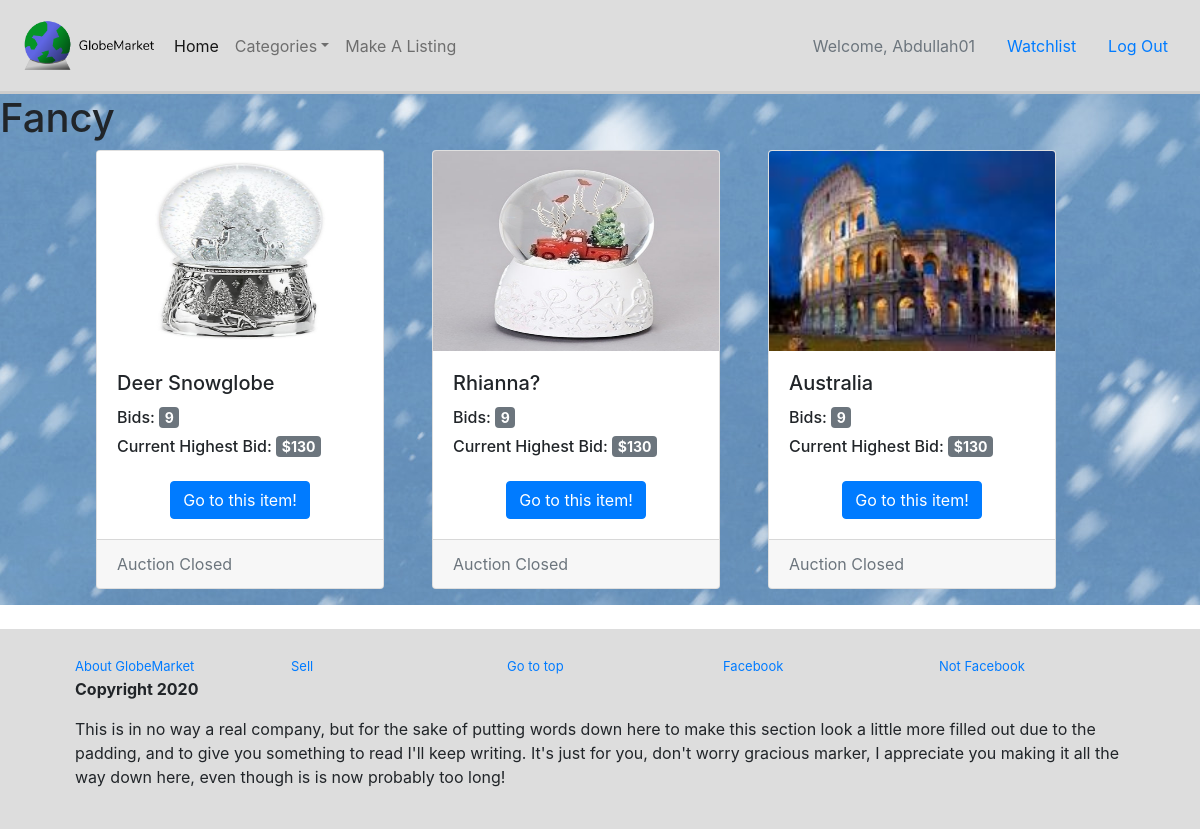
The page /category/fancy (signed in) on the database as committed earlier.
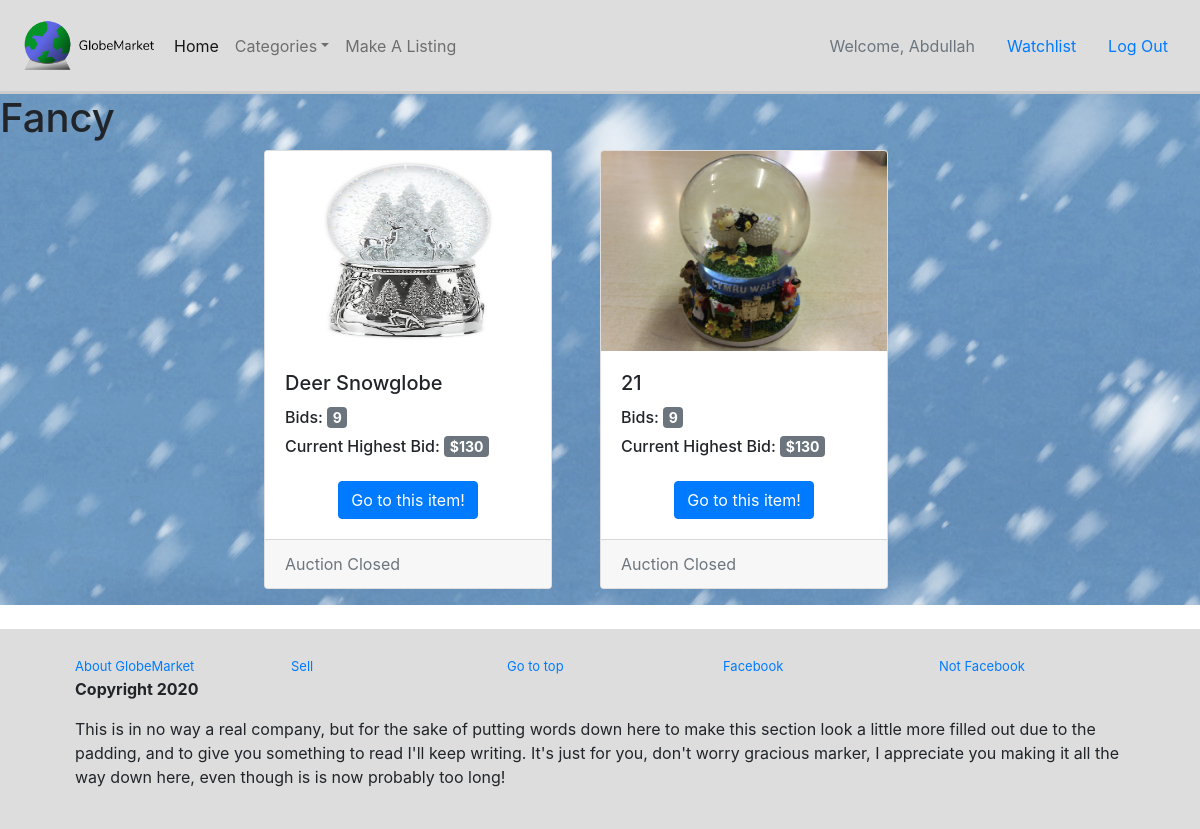
The same page on the database as committed later.
### auction/models.py (models this page shows, shortened)
class User(db.Model, UserMixin):
    __tablename__='users'
    id = db.Column(db.Integer, primary_key=True)
    name = db.Column(db.String(100), index=True, unique=True, nullable=False)
    emailid = db.Column(db.String(100), index=True, nullable=False)
    password_hash = db.Column(db.String(255), nullable=False)
    contact_num = db.Column(db.Integer, nullable=False)
    address = db.Column(db.String(255), nullable=False)

class Listing(db.Model):
    __tablename__ = 'listings'
    id = db.Column(db.Integer, primary_key=True)
    name = db.Column(db.String(80), nullable=False)
    size = db.Column(db.String(50), nullable=False)
    origin = db.Column(db.String(200), nullable=False)
    colour = db.Column(db.String(100), nullable=False)
    age = db.Column(db.Integer, nullable=False)
    category = db.Column(db.String(100), nullable=False)
    description = db.Column(db.String(200), nullable=False)
    startbid = db.Column(db.Integer, nullable=False)
    image = db.Column(db.String(400), nullable=False)
    upost = db.Column(db.String(30), db.ForeignKey('users.name'), nullable=False)
    created_at = db.Column(db.DateTime, default=datetime.now())
    status = db.Column(db.Boolean, default=True, nullable=False)

### auction/categories.py (the view)
@bp.route('/fancy')
def fancy():
    fancyQuery = Listing.query.filter(Listing.category.like('Fancy')).all()
    return render_template('category.html', listings=fancyQuery, heading='Fancy')

### auction/__init__.py (called while the page is built)
def create_app():
    app=Flask(__name__)  # this is the name of the module/package that is calling this app
    app.debug=True
    app.secret_key='utroutoru'
    app.config['SQLALCHEMY_DATABASE_URI']='sqlite:///marketplace.sqlite'
    db.init_app(app)
    bootstrap = Bootstrap(app)
    login_manager = LoginManager()
    login_manager.login_view='auth.login'
    login_manager.init_app(app)
    from .models import User  # importing here to avoid circular references
    @login_manager.user_loader
    def load_user(user_id):
        return User.query.get(int(user_id))
    from . import listings
    app.register_blueprint(listings.bp)
    from . import views
    app.register_blueprint(views.bp)
    from . import auth
    app.register_blueprint(auth.bp)
    from . import categories
    app.register_blueprint(categories.bp)
    return app

### auction/templates/category.html (shortened to what this page needs)
{% extends 'base.html' %}
{% block header %}
<h1>{{heading}}</h1>
{% endblock %}
{% block content %}
{% if listings %}
<div class="row justify-content-center">
    {% for listing in listings %}
    <div class="card mb-3 mr-5" style="width: 18rem;">
        <img class="card-img-top" height="200rem" src="{{listing.image}}" alt="{{listing.name}}">
        <div class="card-body">
          <h5 class="card-title">{{listing.name}}</h5>
          <h6>Bids: <span class="badge badge-secondary" style="font-size:14px;">9</span>
          </h6>
          <h6>Current Highest Bid: <span class="badge badge-secondary" style="font-size:14px;">$130</span> </h6>
          <div id="testcentre"><a href="{{url_for('listing.show', id=listing.id)}}"
              class="btn btn-primary mt-3">Go
              to this item!</a></div>
        </div>
        <div class="card-footer">
          <medium class="text-muted">Auction Closed</medium>
        </div>
      </div>
    {% endfor %}
</div>
{% endif %}
{% endblock %}

### auction/templates/base.html (shortened to what this page needs)
<!doctype html>
<html lang="en">
  <head>
    <link rel="stylesheet" type="text/css" href="{{ url_for('static',filename='globestyles.css') }}">
    <link rel="stylesheet" href="https://stackpath.bootstrapcdn.com/bootstrap/4.5.2/css/bootstrap.min.css">
  </head>
  <body style="background-image: url(/static/image/snowfall.jpg)">
      <header>
        <nav class="navbar navbar-expand-lg navbar-light">
            <img height="75px" width="150px" src="/static/image/GlobesideNB.png">
            <div class="collapse navbar-collapse" id="navbarSupportedContent">
            <ul class="navbar-nav mr-auto">
                <li class="nav-item active">
                <a class="nav-link" href="/">Home</a>
                </li>
                <li class="nav-item dropdown">
                  <a class="nav-link dropdown-toggle" data-toggle="dropdown" href="#" role="button" aria-haspopup="true" aria-expanded="false">Categories</a>
                </li>
                <li class="nav-item">
                    <a class="nav-link" href="listings/create">Make A Listing</a>
                </li>
            </ul>
                {% if current_user.is_authenticated %}
                  <a class="nav-item nav-link disabled text-muted" href="#"><span>Welcome, {{ current_user.name }}</span></a>
                  <a class="nav-item nav-link" href="/watchlist">Watchlist</a>
                  <a class="nav-item nav-link" href="{{ url_for('auth.logout') }}">Log Out</a>
                {% else %}
                  <a class="nav-item nav-link" href="{{ url_for('auth.register') }}">Register</a>
                  <a class="nav-item nav-link" href="{{ url_for('auth.login') }}">Log In</a>
                {% endif %}
            </div>
        </nav>
    {% block header %}
    {% endblock %}
    </header>
    {% block content %}
    {% endblock %}
      <div id="bottomgap" style="background-color: white;">
        <footer>
          <div class="container">
            <div class="row">
              <div class="col-sm">
                <a class="fotext" href="/">About GlobeMarket</a>
              </div>
              <div class="col-sm">
                <a class="fotext" href="/listings/create">Sell</a>
              </div>
              <div class="col-sm">
                <a class="fotext" href="/">Go to top</a>
              </div>
              <div class="col-sm">
                <a class="fotext" href="/">Facebook</a>
              </div>
              <div class="col-sm">
                <a class="fotext" href="/">Not Facebook</a>
              </div>
              <div class="col-sm">
                <p class="cptext">Copyright 2020</p>
                <p>This is in no way a real company, but for the sake of putting words down here to make this section look a little more
                filled out due to the padding, and to give you something to read I'll keep writing. It's just for you, don't worry
                gracious marker, I appreciate you making it all the way down here, even though is is now probably too long!</p>
              </div>
            </div>
          </div>
        </footer>
      </div>
  </body>
</html>

Rows that differ between the two databases and show on the page:
no longer on this page (row edited): Listing: image (picture), name "Rhianna?"
no longer on this page (row edited): Listing: image (picture), name "Australia"
changed User: name "Abdullah01" → "Abdullah"
added Listing: image (picture), name "21"
